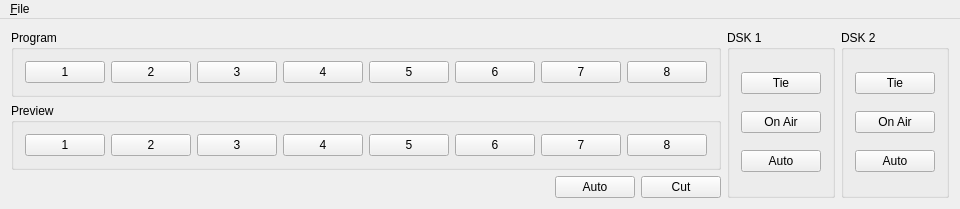
<?xml version="1.0" encoding="UTF-8"?>
<ui version="4.0">
 <class>MainWindow</class>
 <widget class="QMainWindow" name="MainWindow">
  <property name="geometry">
   <rect>
    <x>0</x>
    <y>0</y>
    <width>724</width>
    <height>203</height>
   </rect>
  </property>
  <property name="windowTitle">
   <string>QAtemSwitcher</string>
  </property>
  <widget class="QWidget" name="centralWidget">
   <layout class="QGridLayout" name="gridLayout">
    <item row="1" column="0" colspan="3">
     <widget class="QGroupBox" name="groupBox_2">
      <property name="title">
       <string>Preview</string>
      </property>
      <layout class="QHBoxLayout" name="horizontalLayout_2">
       <item>
        <widget class="QPushButton" name="preview1Button">
         <property name="text">
          <string>1</string>
         </property>
        </widget>
       </item>
       <item>
        <widget class="QPushButton" name="preview2Button">
         <property name="text">
          <string>2</string>
         </property>
        </widget>
       </item>
       <item>
        <widget class="QPushButton" name="preview3Button">
         <property name="text">
          <string>3</string>
         </property>
        </widget>
       </item>
       <item>
        <widget class="QPushButton" name="preview4Button">
         <property name="text">
          <string>4</string>
         </property>
        </widget>
       </item>
       <item>
        <widget class="QPushButton" name="preview5Button">
         <property name="text">
          <string>5</string>
         </property>
        </widget>
       </item>
       <item>
        <widget class="QPushButton" name="preview6Button">
         <property name="text">
          <string>6</string>
         </property>
        </widget>
       </item>
       <item>
        <widget class="QPushButton" name="preview7Button">
         <property name="text">
          <string>7</string>
         </property>
        </widget>
       </item>
       <item>
        <widget class="QPushButton" name="preview8Button">
         <property name="text">
          <string>8</string>
         </property>
        </widget>
       </item>
      </layout>
     </widget>
    </item>
    <item row="2" column="2">
     <widget class="QPushButton" name="cutButton">
      <property name="text">
       <string>Cut</string>
      </property>
     </widget>
    </item>
    <item row="3" column="0">
     <spacer name="verticalSpacer">
      <property name="orientation">
       <enum>Qt::Vertical</enum>
      </property>
      <property name="sizeHint" stdset="0">
       <size>
        <width>20</width>
        <height>0</height>
       </size>
      </property>
     </spacer>
    </item>
    <item row="0" column="3" rowspan="3">
     <widget class="QGroupBox" name="groupBox_3">
      <property name="title">
       <string>DSK 1</string>
      </property>
      <layout class="QVBoxLayout" name="verticalLayout">
       <item>
        <widget class="QPushButton" name="dsk1TieButton">
         <property name="text">
          <string>Tie</string>
         </property>
         <property name="checkable">
          <bool>true</bool>
         </property>
        </widget>
       </item>
       <item>
        <widget class="QPushButton" name="dsk1OnAirButton">
         <property name="text">
          <string>On Air</string>
         </property>
         <property name="checkable">
          <bool>true</bool>
         </property>
        </widget>
       </item>
       <item>
        <widget class="QPushButton" name="dsk1AutoButton">
         <property name="text">
          <string>Auto</string>
         </property>
        </widget>
       </item>
      </layout>
     </widget>
    </item>
    <item row="2" column="0">
     <spacer name="horizontalSpacer">
      <property name="orientation">
       <enum>Qt::Horizontal</enum>
      </property>
      <property name="sizeHint" stdset="0">
       <size>
        <width>0</width>
        <height>20</height>
       </size>
      </property>
     </spacer>
    </item>
    <item row="2" column="1">
     <widget class="QPushButton" name="autoButton">
      <property name="text">
       <string>Auto</string>
      </property>
     </widget>
    </item>
    <item row="0" column="0" colspan="3">
     <widget class="QGroupBox" name="groupBox">
      <property name="title">
       <string>Program</string>
      </property>
      <layout class="QHBoxLayout" name="horizontalLayout">
       <item>
        <widget class="QPushButton" name="program1Button">
         <property name="text">
          <string>1</string>
         </property>
        </widget>
       </item>
       <item>
        <widget class="QPushButton" name="program2Button">
         <property name="text">
          <string>2</string>
         </property>
        </widget>
       </item>
       <item>
        <widget class="QPushButton" name="program3Button">
         <property name="text">
          <string>3</string>
         </property>
        </widget>
       </item>
       <item>
        <widget class="QPushButton" name="program4Button">
         <property name="text">
          <string>4</string>
         </property>
        </widget>
       </item>
       <item>
        <widget class="QPushButton" name="program5Button">
         <property name="text">
          <string>5</string>
         </property>
        </widget>
       </item>
       <item>
        <widget class="QPushButton" name="program6Button">
         <property name="text">
          <string>6</string>
         </property>
        </widget>
       </item>
       <item>
        <widget class="QPushButton" name="program7Button">
         <property name="text">
          <string>7</string>
         </property>
        </widget>
       </item>
       <item>
        <widget class="QPushButton" name="program8Button">
         <property name="text">
          <string>8</string>
         </property>
        </widget>
       </item>
      </layout>
     </widget>
    </item>
    <item row="0" column="4" rowspan="3">
     <widget class="QGroupBox" name="groupBox_4">
      <property name="title">
       <string>DSK 2</string>
      </property>
      <layout class="QVBoxLayout" name="verticalLayout_2">
       <item>
        <widget class="QPushButton" name="dsk2TieButton">
         <property name="text">
          <string>Tie</string>
         </property>
         <property name="checkable">
          <bool>true</bool>
         </property>
        </widget>
       </item>
       <item>
        <widget class="QPushButton" name="dsk2OnAirButton">
         <property name="text">
          <string>On Air</string>
         </property>
         <property name="checkable">
          <bool>true</bool>
         </property>
        </widget>
       </item>
       <item>
        <widget class="QPushButton" name="dsk2AutoButton">
         <property name="text">
          <string>Auto</string>
         </property>
        </widget>
       </item>
      </layout>
     </widget>
    </item>
   </layout>
  </widget>
  <widget class="QMenuBar" name="menuBar">
   <property name="geometry">
    <rect>
     <x>0</x>
     <y>0</y>
     <width>724</width>
     <height>19</height>
    </rect>
   </property>
   <widget class="QMenu" name="menu_File">
    <property name="title">
     <string>&amp;File</string>
    </property>
    <addaction name="action_Quit"/>
   </widget>
   <addaction name="menu_File"/>
  </widget>
  <action name="action_Quit">
   <property name="text">
    <string>&amp;Quit</string>
   </property>
   <property name="shortcut">
    <string>Ctrl+Q</string>
   </property>
  </action>
 </widget>
 <layoutdefault spacing="6" margin="11"/>
 <tabstops>
  <tabstop>program1Button</tabstop>
  <tabstop>program2Button</tabstop>
  <tabstop>program3Button</tabstop>
  <tabstop>program4Button</tabstop>
  <tabstop>program5Button</tabstop>
  <tabstop>program6Button</tabstop>
  <tabstop>program7Button</tabstop>
  <tabstop>program8Button</tabstop>
  <tabstop>preview1Button</tabstop>
  <tabstop>preview2Button</tabstop>
  <tabstop>preview3Button</tabstop>
  <tabstop>preview4Button</tabstop>
  <tabstop>preview5Button</tabstop>
  <tabstop>preview6Button</tabstop>
  <tabstop>preview7Button</tabstop>
  <tabstop>preview8Button</tabstop>
  <tabstop>autoButton</tabstop>
  <tabstop>cutButton</tabstop>
 </tabstops>
 <resources/>
 <connections/>
</ui>
